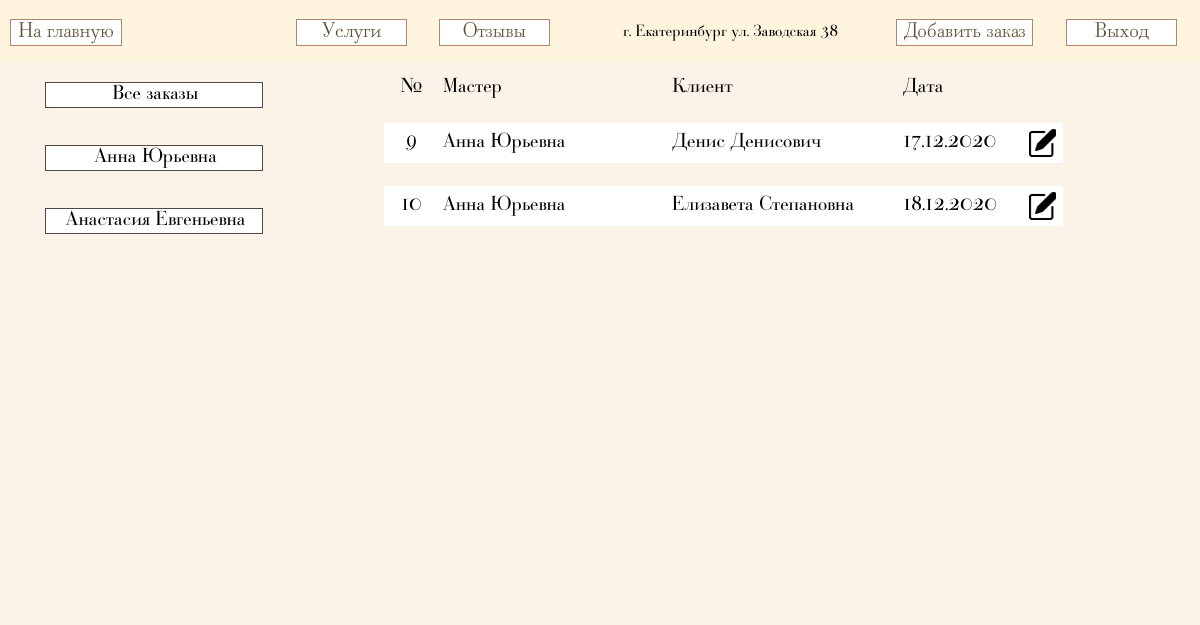
/2, run on the app's committed database.
### cursovayaapp/models.py (models this page shows)
class Employee(models.Model):
    name = models.CharField(max_length=50)
    email = models.CharField(max_length=30)
    number = models.CharField(max_length=11)
    login = models.CharField(max_length=30)
    password = models.CharField(max_length=300, default='')
    privilegies = models.BooleanField(default=0)

class Order(models.Model):
    customer_name = models.CharField(max_length=50)
    customer_number = models.CharField(max_length=11)
    description = models.TextField(default=' ')
    time = models.DateField(default=timezone.now)
    price = models.IntegerField(default=0)
    status = models.CharField(max_length=20)
    master_id = models.ForeignKey(Employee, on_delete=models.CASCADE)
    service_id = models.ManyToManyField(Service)
    materail_id = models.ManyToManyField(Material)
    count_material = models.IntegerField(default=0)

### cursovayaapp/views.py (the view)
# urls.py: path('<int:id>', AdminMasterPage.as_view()),
class AdminMasterPage(View):
    def get(self, request, id):
        o_master = order_master(id)
        masters = get_masters()
        context = {
            "o_today": o_master,
            'masters': masters
        }
        return render(request, 'admin.html', context=context)

### cursovayaapp/basa.py (called while the page is built)
def order_master(master_id):
    o_master = Order.objects.filter(master_id=master_id).prefetch_related("service_id")
    return o_master

def get_masters():
    masters = Employee.objects.filter(privilegies=False)
    return masters

### cursovayaapp/templates/admin.html (shortened to what this page needs)
<!DOCTYPE html>
<html class="nojs html css_verticalspacer" lang="ru-RU">
 <head>
  <link rel="stylesheet" type="text/css" href="../static/css/site_global.css?crc=444006867"/>
  <link rel="stylesheet" type="text/css" href="../static/css/admin.css?crc=126276031" id="pagesheet"/>
 </head>
 <body>
  <div class="clearfix borderbox" id="page">
   <div class="browser_width" id="u1666-bw">
    <div id="u1666"></div>
   </div>
   <div class="clearfix grpelem" id="ppu1672-4">
    <div class="clearfix colelem" id="pu1672-4">
     <a class="nonblock nontext clearfix grpelem" id="u1672-4" href="index.html"><p>На главную</p></a>
    </div>
    <div class="clearfix colelem" id="u1774-4">
     <a id="u1774-2" href="admin.html">Все заказы</a>
    </div>
    {% for master in masters %}
    <div class="clearfix colelem" id="u1774-4">
     <a id="u1774-2" href="/{{ master.id }}">{{ master.name }}</a>
    </div>
    {% endfor %}
   </div>
   <div class="clearfix grpelem" id="ppu1669-4">
    <div class="clearfix colelem" id="pu1669-4">
     <a class="nonblock nontext clearfix grpelem" id="u1669-4" href="service.html"><p>Услуги</p></a>
     <a class="nonblock nontext clearfix grpelem" id="u1670-4" href="review.html"><p>Отзывы</p></a>
     <a class="nonblock nontext clearfix grpelem" id="u1713-4" href="order.html"><p>Добавить заказ</p></a>
    </div>
     <div class="clearfix colelem" id="u1768">
        <div class="clearfix grpelem" id="u1740-4">
         <p>№</p>
        </div>
        <div class="clearfix grpelem" id="u1739-4">
         <p>Клиент</p>
        </div>
        <div class="clearfix grpelem" id="u1741-4">
         <p>Дата</p>
        </div>
     <div class="clearfix grpelem" id="u1765-4">
      <p>Мастер</p>
     </div>
    </div>
    {% for order in o_today %}
    {% include "admin_one.html" %}
    {% endfor %}
   </div>
   <div id="u1668-4-wrapper">
    <div class="clearfix" id="u1668-4">
     <p id="u1668-2">г. Екатеринбург ул. Заводская 38</p>
    </div>
   </div>
   <a class="nonblock nontext clearfix grpelem" id="u1671-4" href="enter.html"><p>Выход</p></a>
   <div class="verticalspacer" data-offset-top="171" data-content-above-spacer="171" data-content-below-spacer="328" data-sizePolicy="fixed" data-pintopage="page_fixedLeft"></div>
  </div>
   </body>
</html>

### cursovayaapp/templates/admin_one.html
 <div class="clearfix colelem" id="u1768">
     <div class="clearfix grpelem" id="u1735">
      <div class="clearfix grpelem" id="u1737">
       <div class="clearfix grpelem" id="u1738">
        <div class="clearfix grpelem" id="u1740-4">
         <p>{{ order.id }}</p>
        </div>
        <div class="clearfix grpelem" id="u1739-4">
         <p>{{ order.customer_name }}</p>
        </div>
        <div class="clearfix grpelem" id="u1741-4">
         <p>{{ order.time|date:"d.m.Y" }}</p>
        </div>
       </div>
      </div>
      <a class="nonblock nontext museBGSize grpelem" id="u1736" href="edit_order.html/{{ order.id }}"></a>
     </div>
     <div class="clearfix grpelem" id="u1765-4">
      <p>{{ order.master_id.name }}</p>
     </div>
    </div>

### cursovayaapp/static/css/site_global.css (style rules this page uses)
html { min-height: 100%; min-width: 100%; -ms-text-size-adjust: none; }
body, div, dl, dt, dd, ul, ol, li, nav, h1, h2, h3, h4, h5, h6, pre, code, form, fieldset, legend, input, button, textarea, p, blockquote, th, td, a { margin: 0px; padding: 0px; border-width: 0px; border-style: solid; border-color: transparent; -webkit-transform-origin: left top; -ms-transform-origin: left top; -o-transform-origin: left top; transform-origin: left top; background-repeat: no-repeat; }
, button, textarea, select, optgroup, option { font-family: inherit; font-size: inherit; font-style: inherit; font-weight: inherit; }
body { font-family: Arial, Helvetica Neue, Helvetica, sans-serif; text-align: left; font-size: 14px; line-height: 17px; word-wrap: break-word; text-rendering: optimizeLegibility; -moz-font-feature-settings: 'liga'; -ms-font-feature-settings: 'liga'; -webkit-font-feature-settings: 'liga'; font-feature-settings: 'liga'; }
a:link { color: #0000FF; text-decoration: underline; }
a.nontext { color: black; text-decoration: none; font-style: normal; font-weight: normal; }
.colelem { display: inline; float: left; clear: both; }
.clearfix:after { content: "\0020"; visibility: hidden; display: block; height: 0px; clear: both; }
.MenuBar .SubMenuVisible, .MenuBarVertical .SubMenuVisible, .MenuBar .SubMenu .SubMenuVisible, .popup_element.Active, span.actAsPara, .actAsDiv, a.nonblock.nontext, img.block { display: block; }
.borderbox { -moz-box-sizing: border-box; -webkit-box-sizing: border-box; -ms-box-sizing: border-box; box-sizing: border-box; }
.browser_width>* { position: absolute; left: 0px; right: 0px; }
.grpelem, .accordion_wrapper { display: inline; float: left; }
p, h1, h2, h3, h4, h5, h6, ol, ul, span.actAsPara { max-height: 1000000px; }
.colelem100, .verticalspacer { clear: both; }
.list0 li, .MenuBar .MenuItemContainer, .SlideShowContentPanel .fullscreen img, .css_verticalspacer .verticalspacer { position: relative; }
@media screen and (-webkit-min-device-pixel-ratio:0) { body { text-rendering: auto; } }

### data on the page
Employee: name "Анна Юрьевна"
Employee: name "Анастасия Евгеньевна"
Order: id "9", customer_name "Денис Денисович", time "17.12.2020", master_id.name "Анна Юрьевна"
Order: id "10", customer_name "Елизавета Степановна", time "18.12.2020", master_id.name "Анна Юрьевна"
